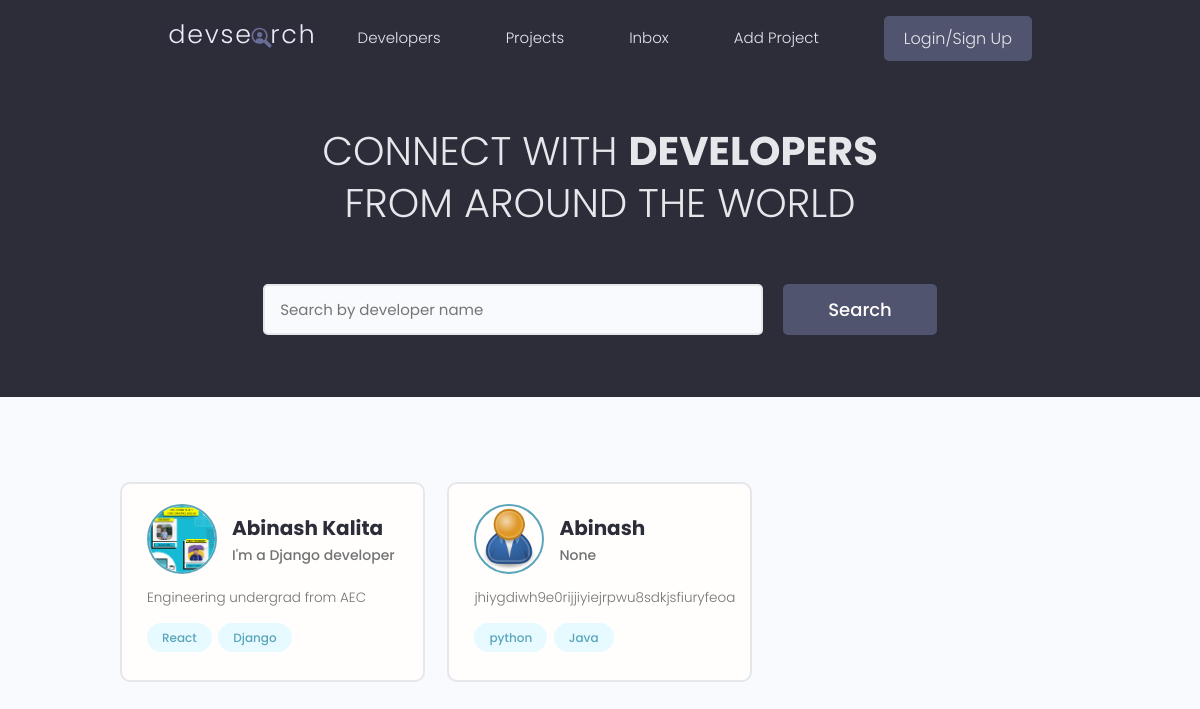
/, run on an earlier commit of the app's database.
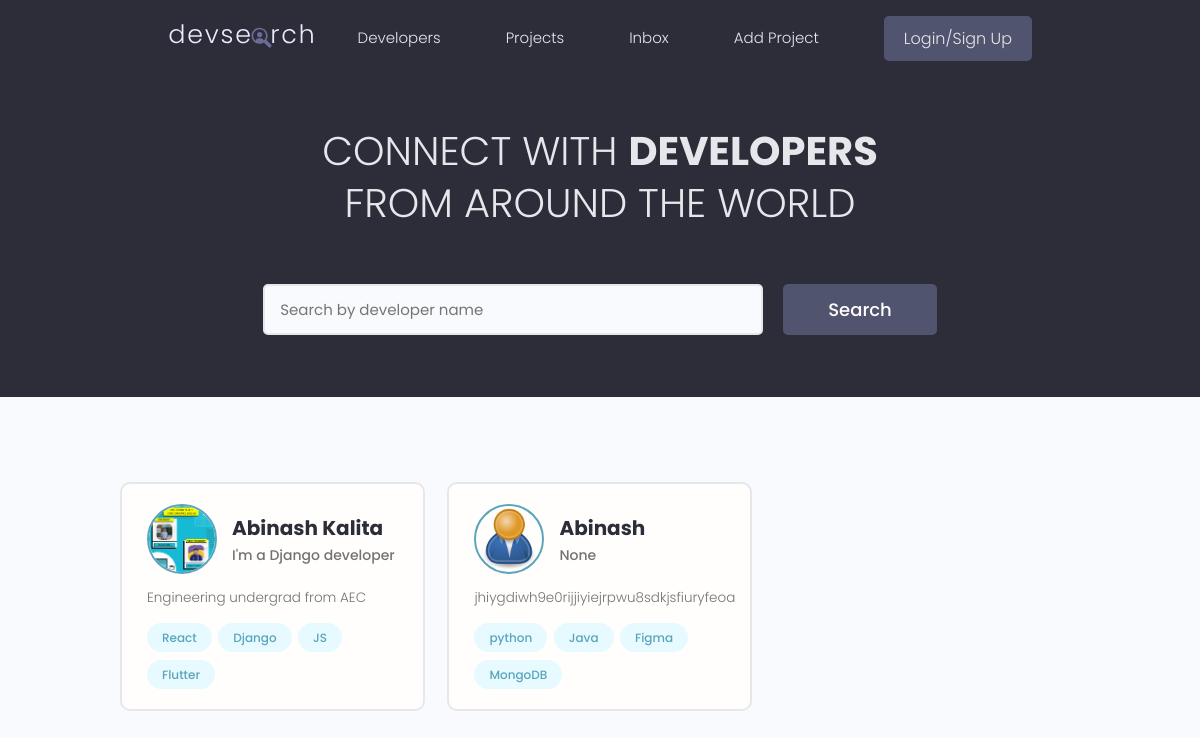
And on a later commit of the database.
### users/models.py (models this page shows, shortened)
class Profile(models.Model):
    user = models.OneToOneField(User, on_delete=models.CASCADE, null=True, blank=True)
    name = models.CharField(max_length=200, blank=True, null=True)
    email = models.EmailField(max_length=500, blank=True, null=True)
    username = models.CharField(max_length=200, blank=True, null=True)
    location = models.CharField(max_length=200, blank=True, null=True)
    short_intro = models.CharField(max_length=200, blank=True, null=True)
    bio = models.TextField(blank=True, null=True)
    profile_image = models.ImageField(null=True, blank=True, upload_to = 'profiles/', default="profiles/user-default.png")
    social_github = models.CharField(max_length=200, blank=True, null=True)
    social_twitter = models.CharField(max_length=200, blank=True, null=True)
    social_facebook = models.CharField(max_length=200, blank=True, null=True)
    social_linkedin = models.CharField(max_length=200, blank=True, null=True)
    social_website = models.CharField(max_length=200, blank=True, null=True)
    created = models.DateTimeField(auto_now_add=True)
    id = models.UUIDField(default=uuid.uuid4, unique=True,
                          primary_key=True, editable=False)

class Skill(models.Model):
    owner = models.ForeignKey(Profile, on_delete=models.CASCADE, null= True, blank=True)
    name = models.CharField(max_length=200, blank=True, null=True)
    description = models.TextField(null=True, blank=True)
    created = models.DateTimeField(auto_now_add=True)
    id = models.UUIDField(default=uuid.uuid4, unique=True,
                          primary_key=True, editable=False)
    def __str__(self):
        return str(self.name)

### users/views.py (the view)
# urls.py: path('', views.profiles, name="profiles"),
def profiles(request):
    profiles = Profile.objects.all()
    context = {'profiles': profiles}
    return render(request, 'users/profiles.html', context)

### users/templates/users/profiles.html (shortened to what this page needs)
{% extends 'base.html' %}
{% block content %}
<main class="home">
    <section class="hero-section text-center">
        <div class="container container--narrow">
            <div class="hero-section__box">
                <h2>CONNECT WITH <span>DEVELOPERS</span></h2>
                <h2>FROM AROUND THE WORLD</h2>
            </div>
            <div class="hero-section__search">
                <form class="form" action="#" method="get">
                    <div class="form__field">
                        <input class="input input--text" id="formInput#search" type="text" name="text"
                            placeholder="Search by developer name" />
                    </div>
                    <input class="btn btn--sub btn--lg" type="submit" value="Search" />
                </form>
            </div>
        </div>
    </section>
    <section class="devlist">
        <div class="container">
            <div class="grid grid--three">
                {% for profile in profiles %}
                <div class="column card">
                    <div class="dev">
                        <a href="{% url 'user-profile' profile.id %}" class="card__body">
                            <div class="dev__profile">
                                <img class="avatar avatar--md" src="{{ profile.profile_image.url}}"
                                    alt="image" />
                                <div class="dev__meta">
                                    <h3>{{ profile.name }}</h3>
                                    <h5>{{ profile.short_intro }}</h5>
                                </div>
                            </div>
                            <p class="dev__info">{{ profile.bio|slice:"20 0" }}</p>
                            <div class="dev__skills">
                                {% for skill in profile.skill_set.all|slice:"5" %}
                                <span class="tag tag--pill tag--main">
                                    <small>{{skill}}</small>
                                </span>
                                {% endfor %}
                            </div>
                        </a>
                    </div>
                </div>
                {% endfor %}
            </div>
        </div>
    </section>
</main>
{% endblock content %}

What changed in the data, as far as the page shows it:
added Skill: name "JS", shown under Profile "Abinash Kalita"
added Skill: name "Flutter", shown under Profile "Abinash Kalita"
added Skill: name "Figma", shown under Profile "Abinash"
added Skill: name "MongoDB", shown under Profile "Abinash"
